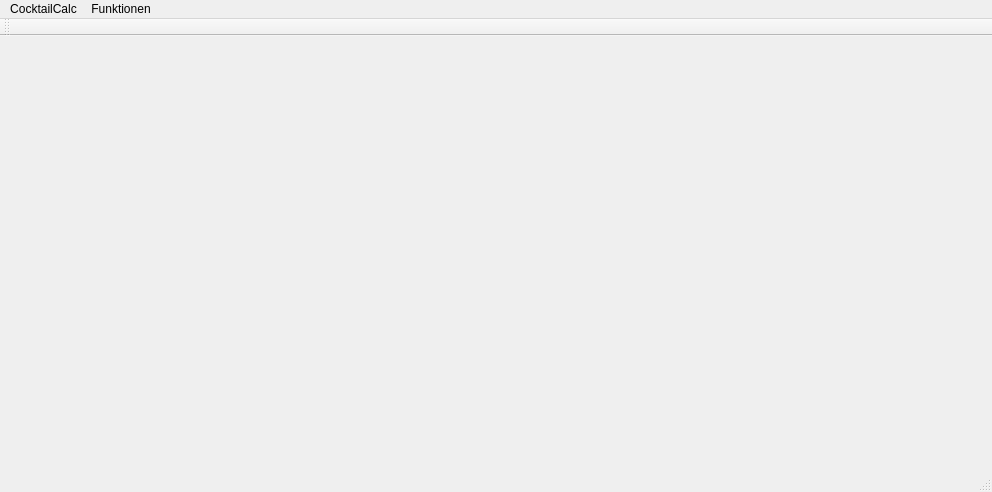
<?xml version="1.0" encoding="UTF-8"?>
<ui version="4.0">
 <class>MainWindow</class>
 <widget class="QMainWindow" name="MainWindow">
  <property name="geometry">
   <rect>
    <x>0</x>
    <y>0</y>
    <width>992</width>
    <height>492</height>
   </rect>
  </property>
  <property name="windowTitle">
   <string>MainWindow</string>
  </property>
  <widget class="QWidget" name="centralWidget">
   <layout class="QVBoxLayout" name="verticalLayout"/>
  </widget>
  <widget class="QMenuBar" name="menuBar">
   <property name="geometry">
    <rect>
     <x>0</x>
     <y>0</y>
     <width>992</width>
     <height>20</height>
    </rect>
   </property>
   <widget class="QMenu" name="menuCocktailCalc">
    <property name="title">
     <string>CocktailCalc</string>
    </property>
   </widget>
   <widget class="QMenu" name="menu_bersicht">
    <property name="title">
     <string>Funktionen</string>
    </property>
    <addaction name="separator"/>
    <addaction name="actionBerechnung"/>
    <addaction name="actionZutaten_Finder"/>
    <addaction name="actionCocktail_bersicht"/>
   </widget>
   <addaction name="menuCocktailCalc"/>
   <addaction name="menu_bersicht"/>
  </widget>
  <widget class="QToolBar" name="mainToolBar">
   <attribute name="toolBarArea">
    <enum>TopToolBarArea</enum>
   </attribute>
   <attribute name="toolBarBreak">
    <bool>false</bool>
   </attribute>
  </widget>
  <widget class="QStatusBar" name="statusBar"/>
  <action name="actionBerechnung">
   <property name="text">
    <string>Berechnung</string>
   </property>
   <property name="toolTip">
    <string>Hier kannst du dir eine EInkaufsliste erstellen Lassen</string>
   </property>
   <property name="shortcut">
    <string>Ctrl+B</string>
   </property>
   <property name="menuRole">
    <enum>QAction::ApplicationSpecificRole</enum>
   </property>
  </action>
  <action name="actionZutaten_Finder">
   <property name="text">
    <string>Zutaten Finder</string>
   </property>
   <property name="toolTip">
    <string>Hier kannst du nach Zutaten suchen und sehen, wleche Cocktails diese Zutat enthalten</string>
   </property>
   <property name="shortcut">
    <string>Ctrl+F</string>
   </property>
  </action>
  <action name="actionCocktail_bersicht">
   <property name="text">
    <string>Cocktailübersicht</string>
   </property>
   <property name="toolTip">
    <string>Hier siehst du eine Übersicht aller Cocktails und ihrer Zutaten</string>
   </property>
   <property name="shortcut">
    <string>Ctrl+O</string>
   </property>
  </action>
 </widget>
 <layoutdefault spacing="6" margin="11"/>
 <resources/>
 <connections/>
</ui>
